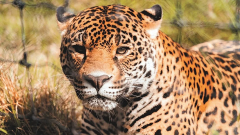
//> input picture ComputerVision/PartialExam/Img/Jaguar1R.png, 240 x 135 px
$ ./PartialExam   (built with g++ and OpenCV 4)
//> lines starting //> are read from the running program, lines starting //| are printed output that depends on the picture; after the words box and inside, x2 and y2 are one past the last pixel; in counts of white or black regions, pixels touching at a corner belong together
#include <opencv2/core/core.hpp>
#include <opencv2/highgui/highgui.hpp>
#include <opencv2/imgproc.hpp>
#include <vector>
#include <iostream>
#include <math.h>
#include <list>

using namespace std;
using namespace cv;

// Auxiliary class to store the classes in which each pixel can be classified.
class Class
{
private:
	int tag;
	int amount;
	Mat Mean;
	Mat Cov;

public:
	Class(int _tag, Mat _Mean, Mat _Cov)
	{
		tag = _tag;
		amount = 0;
		Mean = _Mean;
		Cov = _Cov;
	}

	~Class()
	{
		//std::cout << "Class was destroyed " << this->tag << endl;
	}

	// [4 lines left out: function SetTag, not called in this run]

	int GetTag()
	{
		return this->tag;
	}

	void SetMean(Mat _Mean)
	{
		this->Mean = _Mean;
	}

	Mat GetMean()
	{
		return this->Mean;
	}

	void SetCov(Mat _Cov)
	{
		this->Cov = _Cov;
	}

	Mat GetCov()
	{
		return this->Cov;
	}

	void SetAmount(int _amount)
	{
		this->amount = _amount;
	}

	int GetAmount()
	{
		return this->amount;
	}
};

// Calculate Mahalanobis distance.
double dMahalanobisN(double a, double b, double am, double bm, double s1,
	double s2, double s3)
{
	/*
	   (a,b) vector to calculate its distance.
	   (am, bm)  Class average vector;
	   [s1,s3
	   s3,s2] Class covariance matrix.
	 */
	double det, idet, da, db, D;

	det = s1 * s2 - s3 * s3;
	idet = 1 / det;
	da = a - am;
	db = b - bm;
	D = log(det) + idet * (da * (da * s2 - db * s3) +
		db * (db * s1 - da * s3));
	return D;
}

// Calculate Euclidean distance.
double dEuclidean(double a, double b, double am, double bm, double s1,
	double s2, double s3)
{
	/*
	   (a,b) vector to calculate its distance.
	   (am, bm) Class average vector;
	   [s1,s3
	   s3,s2] Class covariance matrix.
	 */
	double da, db, D;

	da = a - am;
	db = b - bm;
	D = da * da + db * db;
	return D;
}

// Calculate mean and covariance of an image.
int MeanCov(Mat& image, Mat& Mask, Mat& mean, Mat& cov)
{
	float m[2], pm[2], Cv[3], icont;
	int cont;

	mean = Mat::zeros(2, 1, CV_32F);
	cov = Mat::zeros(2, 2, CV_32F);

	Mat_ < Vec3f >::iterator it, itEnd;
	Mat_ < uchar >::iterator itM;

	it = image.begin < Vec3f >();
	itM = Mask.begin < uchar >();
	itEnd = image.end < Vec3f >();
	m[0] = m[1] = 0;
	memset(m, 0, 2 * sizeof(float));
	for (cont = 0; it != itEnd; ++it, ++itM)
	{
		if ((*itM))
		{
			m[0] += (*it)[1];      // We accumulate component a of CIE-Lab
			m[1] += (*it)[2];      // We accumulate component b of CIE-Lab
			cont++;
		}
	}

	if (!cont)
		return -1;
	m[0] /= cont;
	m[1] /= cont;
	mean = Mat(2, 1, CV_32F, m).clone();

	if (cont < 2)
	{
		cov.at < float >(0, 0) = cov.at < float >(1, 1) = 1.;
		return -2;
	}
	it = image.begin < Vec3f >();
	itM = Mask.begin < uchar >();
	memset(Cv, 0, 3 * sizeof(float));
	for (; it != itEnd; ++it, ++itM)
	{
		if ((*itM))
		{
			pm[0] = (*it)[1] - m[0];
			pm[1] = (*it)[2] - m[1];
			Cv[0] += pm[0] * pm[0];
			Cv[1] += pm[1] * pm[1];
			Cv[2] += pm[0] * pm[1];
		}
	}
	icont = 1. / (cont - 1);
	Cv[0] *= icont;
	Cv[1] *= icont;
	Cv[2] *= icont;

	cov.at < float >(0, 0) = Cv[0];
	cov.at < float >(1, 1) = Cv[1];
	cov.at < float >(1, 0) = cov.at < float >(0, 1) = Cv[2];

	return cont;
}

// Check if a class will endure to the next level of the cascade.
bool classEndures(Mat classes, int findTag)
{
	for (int i = 0; i < classes.rows; i++)
	{
		for (int j = 0; j < classes.cols; j++)
		{
			if (classes.at<uchar>(i, j) == findTag)
			{
				return true;
			}
		}
	}
	return false;
}

// Count the amount of classes on every position of the classesMatrix and store it at classesList.
void countClasses(vector<Class>& classesList, Mat classesMatrix)
{
	for (size_t i = 0; i < classesMatrix.rows; i++)
	{
		for (size_t j = 0; j < classesMatrix.cols; j++)
		{
			int tag = classesMatrix.at<uchar>(i, j);

			for (size_t k = 0; k < classesList.size(); k++)
			{
				if (classesList.at(k).GetTag() == tag)
				{
					classesList.at(k).SetAmount(classesList.at(k).GetAmount() + 1);
				}
			}
		}
	}

	for (size_t i = 0; i < classesList.size(); i++)
	{
		std::cout << "Class " << to_string(classesList.at(i).GetTag()) << ": " << to_string(classesList.at(i).GetAmount()) << endl;
	}
}


int main()
{
	Mat frame, fFrame, mMask, labFrame;
	Mat Mean, lastFrame, Cov, M, classes;
	Mat MeanOriginal, CovOriginal;
	int tagId = 0;
	int amountTagsCreate = 2;
	bool finish = false;
	bool covClass1AllCero = false;
	bool covClasss2AllCero = false;
	vector<Class> listClasses;
	vector<Class> listClassesEndures;
	vector<int> currentTags;
	vector<int> newTags;
	vector<int> tempNewTags;
	vector<Mat> imgList;
	vector<Mat> listMatClasses;
	frame = imread("Img/Jaguar1R.png", 1);
//> frame is the input picture: 135 rows x 240 cols, CV_8UC3; mean B, G, R 98.2, 134.6, 167.6

	frame.convertTo(fFrame, CV_32FC3);
	fFrame /= 255;
	cv::cvtColor(fFrame, labFrame, COLOR_BGR2Lab);
//> labFrame: 135 rows x 240 cols, CV_32FC3; mean of channels 0, 1, 2 57.5, 7.9, 24.1
	classes = Mat::ones(fFrame.size(), CV_8UC1);

	for (int i = 0; i < classes.rows; i++)
	{
		for (int j = 0; j < classes.cols; j++)
		{
			classes.at<uchar>(i, j) = 1 + rand() % 2;
		}
	}
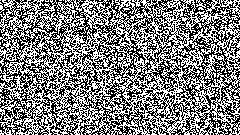
//> classes: 135 rows x 240 cols, CV_8UC1; values 1 (black) and 2 (white), 49.6% white in thin lines or dots

	tagId += 1;
	newTags.push_back(tagId);
	tagId += 1;
	newTags.push_back(tagId);

	// Loop that will keep going as long as new classes are generated.
	while (newTags.size() > 0 && !finish)
	{
		currentTags.clear();
		currentTags.push_back(newTags.front());
		newTags.erase(newTags.begin());
		currentTags.push_back(newTags.front());
		newTags.erase(newTags.begin());

		// Loop that updates the mask to work only with correspinding pixels on the image.
		mMask = Mat::zeros(fFrame.size(), CV_8UC1);
		for (int i = 0; i < classes.rows; i++)
		{
			for (int j = 0; j < classes.cols; j++)
			{
				if (classes.at<uchar>(i, j) == currentTags[0])
				{
					mMask.at<uchar>(i, j) = 1;
				}
			}
		}

		// Check if pixels corresponding to current class 1 have covariance different to cero.
		MeanCov(labFrame, mMask, Mean, Cov);
		if (countNonZero(Cov) < 1)
		{
			covClass1AllCero = true;
			finish = true;
		}
		std::cout << Mean << endl << endl;
		std::cout << Cov << endl << endl;
		Class clase1(currentTags[0], Mean.clone(), Cov.clone());
		listClasses.push_back(clase1);
		listClassesEndures.push_back(clase1);

		// Loop that updates the mask to work only with correspinding pixels on the image.
		mMask = Mat::zeros(fFrame.size(), CV_8UC1);
		for (int i = 0; i < classes.rows; i++)
		{
			for (int j = 0; j < classes.cols; j++)
			{
				if (classes.at<uchar>(i, j) == currentTags[1])
				{
					mMask.at<uchar>(i, j) = 1;
				}
			}
		}

		// Check if pixels corresponding to current class 2 have covariance different to cero.
		MeanCov(labFrame, mMask, Mean, Cov);
		if (countNonZero(Cov) < 1)
		{
			covClasss2AllCero = true;
			finish = true;
		}
		std::cout << Mean << endl << endl;
		std::cout << Cov << endl << endl;
		Class clase2(currentTags[1], Mean.clone(), Cov.clone());
		listClasses.push_back(clase2);
		listClassesEndures.push_back(clase2);

		// Loop that updates to which class belongs every pixel of interest.
		bool changes = false;
		while (!changes && !covClass1AllCero && !covClasss2AllCero)
		{
			for (int i = 0; i < labFrame.rows; i++)
			{
				for (int j = 0; j < labFrame.cols; j++)
				{
					// Check if the pixel of interest belongs to class 1 or class 2.
					if (classes.at<uchar>(i, j) == clase1.GetTag() || classes.at<uchar>(i, j) == clase2.GetTag())
					{
						// Calculate euclidean distance from the pixel to the classes to compare later on.
						double d1 = dEuclidean(labFrame.at<Vec3f>(i, j)[1], labFrame.at<Vec3f>(i, j)[2],
							clase1.GetMean().at<float>(0, 0), clase1.GetMean().at<float>(1, 0),
							clase1.GetCov().at<float>(0, 0), clase1.GetCov().at<float>(1, 1), clase1.GetCov().at<float>(0, 1));

						double d2 = dEuclidean(labFrame.at<Vec3f>(i, j)[1], labFrame.at<Vec3f>(i, j)[2],
							clase2.GetMean().at<float>(0, 0), clase2.GetMean().at<float>(1, 0),
							clase2.GetCov().at<float>(0, 0), clase2.GetCov().at<float>(1, 1), clase2.GetCov().at<float>(0, 1));

						// If the pixel is closer to calss 1 it belongs to it, if not it belongs to class 2.
						if (d1 <= d2)
						{
							if (classes.at<uchar>(i, j) != clase1.GetTag())
							{
								changes = true;
								classes.at<uchar>(i, j) = clase1.GetTag();
							}
						}
						else
						{
							if (classes.at<uchar>(i, j) != clase2.GetTag())
							{
								changes = true;
								classes.at<uchar>(i, j) = clase2.GetTag();
							}
						}
					}

				}
			}

			// Check if a pixel changed class.
			if (changes)
			{
				// Loop that updates the mask to work only with correspinding pixels on the image.
				mMask = Mat::zeros(fFrame.size(), CV_8UC1);
				for (int i = 0; i < classes.rows; i++)
				{
					for (int j = 0; j < classes.cols; j++)
					{
						if (classes.at<uchar>(i, j) == clase1.GetTag())
						{
							mMask.at<uchar>(i, j) = 1;
						}
					}
				}

				// Check if pixels corresponding to current class 1 have covariance different to cero.
				MeanCov(labFrame, mMask, Mean, Cov);
				if (countNonZero(Cov) < 1)
				{
					covClass1AllCero = true;
					if (countNonZero(Mean) < 1)
					{
						std::cout << "stop!" << endl << endl;
					}
				}
				std::cout << Mean << endl << endl;
				std::cout << Cov << endl << endl;
				clase1.SetMean(Mean.clone());
				clase1.SetCov(Cov.clone());

				// Loop that updates the mask to work only with correspinding pixels on the image.
				mMask = Mat::zeros(fFrame.size(), CV_8UC1);
				for (int i = 0; i < classes.rows; i++)
				{
					for (int j = 0; j < classes.cols; j++)
					{
						if (classes.at<uchar>(i, j) == clase2.GetTag())
						{
							mMask.at<uchar>(i, j) = 1;
						}
					}
				}

				// Check if pixels corresponding to current class 2 have covariance different to cero.
				MeanCov(labFrame, mMask, Mean, Cov);
				if (countNonZero(Cov) < 1)
				{
					covClasss2AllCero = true;
					if (countNonZero(Mean) < 1)
					{
						std::cout << "detener" << endl << endl;
					}
				}
				std::cout << Mean << endl << endl;
				std::cout << Cov << endl << endl;
				clase2.SetMean(Mean.clone());
				clase2.SetCov(Cov.clone());
				changes = false;
			}
			else
			{
				changes = true;
			}
		}

		// When there is no more change on classes with the euclidean distance the move to do the same process with
		// Mahalanobis distances.
		changes = false;
		while (!changes && !covClass1AllCero && !covClasss2AllCero)
		{
			for (int i = 0; i < labFrame.rows; i++)
			{
				for (int j = 0; j < labFrame.cols; j++)
				{
					// Check if the pixel of interest belongs to class 1 or class 2.
					if (classes.at<uchar>(i, j) == clase1.GetTag() || classes.at<uchar>(i, j) == clase2.GetTag())
					{
						// Calculate Mahalanobis distance from the pixel to the classes to compare later on.
						double d1 = dMahalanobisN(labFrame.at<Vec3f>(i, j)[1], labFrame.at<Vec3f>(i, j)[2],
							clase1.GetMean().at<float>(0, 0), clase1.GetMean().at<float>(1, 0),
							clase1.GetCov().at<float>(0, 0), clase1.GetCov().at<float>(1, 1), clase1.GetCov().at<float>(0, 1));

						double d2 = dMahalanobisN(labFrame.at<Vec3f>(i, j)[1], labFrame.at<Vec3f>(i, j)[2],
							clase2.GetMean().at<float>(0, 0), clase2.GetMean().at<float>(1, 0),
							clase2.GetCov().at<float>(0, 0), clase2.GetCov().at<float>(1, 1), clase2.GetCov().at<float>(0, 1));

						// If the pixel is closer to calss 1 it belongs to it, if not it belongs to class 2.
						if (d1 <= d2)
						{
							if (classes.at<uchar>(i, j) != clase1.GetTag())
							{
								changes = true;
								classes.at<uchar>(i, j) = clase1.GetTag();
							}
						}
						else
						{
							if (classes.at<uchar>(i, j) != clase2.GetTag())
							{
								changes = true;
								classes.at<uchar>(i, j) = clase2.GetTag();
							}
						}
					}
				}
			}

			// Check if a pixel changed class.
			if (changes)
			{
				// Loop that updates the mask to work only with correspinding pixels on the image.
				mMask = Mat::zeros(fFrame.size(), CV_8UC1);
				for (int i = 0; i < classes.rows; i++)
				{
					for (int j = 0; j < classes.cols; j++)
					{
						if (classes.at<uchar>(i, j) == clase1.GetTag())
						{
							mMask.at<uchar>(i, j) = 1;
						}
					}
				}

				// Check if pixels corresponding to current class 1 have covariance different to cero.
				MeanCov(labFrame, mMask, Mean, Cov);
				if (countNonZero(Cov) < 1)
				{
					covClass1AllCero = true;
					if (countNonZero(Mean) < 1)
					{
						std::cout << "stop!" << endl << endl;
					}
				}
				std::cout << Mean << endl << endl;
				std::cout << Cov << endl << endl;
				clase1.SetMean(Mean.clone());
				clase1.SetCov(Cov.clone());

				// Loop that updates the mask to work only with correspinding pixels on the image.
				mMask = Mat::zeros(fFrame.size(), CV_8UC1);
				for (int i = 0; i < classes.rows; i++)
				{
					for (int j = 0; j < classes.cols; j++)
					{
						if (classes.at<uchar>(i, j) == clase2.GetTag())
						{
							mMask.at<uchar>(i, j) = 1;
						}
					}
				}

				// Check if pixels corresponding to current class 2 have covariance different to cero.
				MeanCov(labFrame, mMask, Mean, Cov);
				if (countNonZero(Cov) < 1)
				{
					covClasss2AllCero = true;
					if (countNonZero(Mean) < 1)
					{
						std::cout << "stop!" << endl << endl;
					}
				}
				std::cout << Mean << endl << endl;
				std::cout << Cov << endl << endl;
				clase2.SetMean(Mean.clone());
				clase2.SetCov(Cov.clone());
				changes = false;
			}
			else
			{
				changes = true;
			}
		}

		// When all pixels have been put into a class and there are no more changes to make we say we are finished.
		if (!finish)
		{
			// If classes have cov cero we remomve those clasess so they do not endure.
			if (covClass1AllCero && covClasss2AllCero)
			{
				for (size_t i = 0; i < listClassesEndures.size(); i++)
				{
					if (listClassesEndures.at(i).GetTag() == clase1.GetTag() || listClassesEndures.at(i).GetTag() == clase2.GetTag())
					{
						listClassesEndures.erase(listClassesEndures.begin() + i);
						i--;
					}
				}
				covClass1AllCero = false;
				covClasss2AllCero = false;
			}

			// Check if current class 1 or 2 endure, and then set this tag as parent tag.
			if (!classEndures(classes, clase1.GetTag()) || !classEndures(classes, clase2.GetTag()))
			{
				int etiquetaPadre = -1;

				for (int i = 0; i < classes.rows; i++)
				{
					for (int j = 0; j < classes.cols; j++)
					{
						if (classes.at<uchar>(i, j) == clase1.GetTag() || classes.at<uchar>(i, j) == clase2.GetTag())
						{
							if (etiquetaPadre == -1)
							{
								if (listMatClasses.size() == 0)
								{
									etiquetaPadre = clase1.GetTag();
								}
								else
								{
									etiquetaPadre = listMatClasses.at(listMatClasses.size() - 1).at<uchar>(i, j);
								}
							}
							classes.at<uchar>(i, j) = etiquetaPadre;
						}
					}
				}

				// Remove current class 1 and 2 tags from listClassesEndures, also remove parent tag.
				for (size_t i = 0; i < listClassesEndures.size(); i++)
				{
					if (listClassesEndures.at(i).GetTag() == clase1.GetTag() || listClassesEndures.at(i).GetTag() == clase2.GetTag() || listClassesEndures.at(i).GetTag() == etiquetaPadre)
					{
						listClassesEndures.erase(listClassesEndures.begin() + i);
						i--;
					}
				}

				if (listClassesEndures.size() == 0)
				{
					finish = true;
				}
			}
		}

		// If there are new tags we continue.
		if (newTags.size() == 0 && !finish)
		{
			// Remove any class that could be in listClassesEndures but does not endure.
			for (int i = 0; i < listClassesEndures.size(); i++)
			{
				if (!classEndures(classes, listClassesEndures.at(i).GetTag()))
				{
					listClassesEndures.erase(listClassesEndures.begin() + i);
					i--;
				}

				if (listClassesEndures.size() == 0)
				{
					finish = true;
				}
			}

			listMatClasses.push_back(classes.clone());
			Mat labFrameCopy = labFrame.clone();

			for (int i = 0; i < classes.rows; i++)
			{
				for (int j = 0; j < classes.cols; j++)
				{
					int tempEtiqueta = classes.at<uchar>(i, j);
					for (int k = 0; k < listClasses.size(); k++)
					{
						if (listClasses.at(k).GetTag() == tempEtiqueta)
						{
							labFrameCopy.at<Vec3f>(i, j)[1] = listClasses.at(k).GetMean().at<float>(0, 0);
							labFrameCopy.at<Vec3f>(i, j)[2] = listClasses.at(k).GetMean().at<float>(1, 0);
						}
					}
				}
			}

			Mat BGRFrame;
			Mat exitFrame;
			cv::cvtColor(labFrameCopy, BGRFrame, COLOR_Lab2BGR);
			BGRFrame *= 255;
			BGRFrame.convertTo(exitFrame, CV_8UC3);
			imgList.push_back(exitFrame);

			// If not finished create new tags to continue.
			if (!finish)
			{
				amountTagsCreate = listClassesEndures.size() * 2;

				for (int i = 0; i < amountTagsCreate; i++)
				{
					tagId += 1;
					newTags.push_back(tagId);
				}

				tempNewTags = newTags;

				// Assign two child classes to all classes that endure.
				for (int i = 0; i < listClassesEndures.size(); i++)
				{
					int firstChild = tempNewTags.front();
					tempNewTags.erase(tempNewTags.begin());

					int secondChild = tempNewTags.front();
					tempNewTags.erase(tempNewTags.begin());

					bool alternate = true;

					for (int j = 0; j < classes.rows; j++)
					{
						for (int k = 0; k < classes.cols; k++)
						{
							if (classes.at<uchar>(j, k) == listClassesEndures.at(i).GetTag())
							{
								if (alternate)
								{
									classes.at<uchar>(j, k) = firstChild;
									alternate = !alternate;
								}
								else
								{
									classes.at<uchar>(j, k) = secondChild;
								}
							}
						}
					}
				}
			}
		}
		covClass1AllCero = false;
		covClasss2AllCero = false;
	}
//> this loop made 128 passes
//> (tag in Class, Mean in Class, Cov in Class, tag in Class (second call), Mean in Class (second call), Cov in Class (second call), amountTagsCreate, tagId) on passes 1, 3, 7, 15: (1, [7.95, 24.15], [[63.75, 36.11], [36.11, 189.2]], 2, [7.94, 24], [[64.08, 36.97], [36.97, 190]], 4, 6), (5, [5.09, 17.59], [[1, 0], [0, 1]], 6, [6.05, 10.93], [[20.14, 24.92], [24.92, 47.13]], 8, 14), (13, [3.12, 7.62], [[1, 0], [0, 1]], 14, [2.96, 5.3], [[7.01, 4.81], [4.81, 9.8]], 16, 30), (29, [0.0312, 4.06], [[1, 0], [0, 1]], 30, [1.22, 2.77], [[3.08, 0.179], [0.179, 3.4]], 32, 62)
//> (printed output is left out)
//> pass 1, `if (!classEndures(classes, clase1.GetTag()) || !classEndures(classes, ..`:
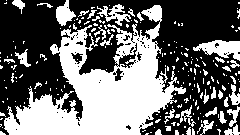
//> classes: 135 rows x 240 cols, CV_8UC1; values 1 (black) and 2 (white), 42.4% white; 207 white regions (172 under 20 px), largest, box (x1, y1, x2, y2) and area: (4, 5, 186, 135) 10182, (193, 40, 240, 61) 547, (97, 4, 131, 26) 295
//> pass 1, `cv::cvtColor(labFrameCopy, BGRFrame, COLOR_Lab2BGR);`:
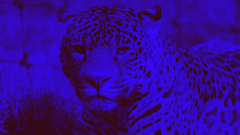
//> labFrameCopy: 135 rows x 240 cols, CV_32FC3; mean B, G, R 57.5, 7.9, 24.1; drawn with min black and max white
//> after the loop:
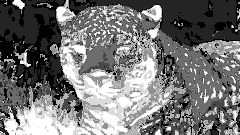
//> listMatClasses[2]: 135 rows x 240 cols, CV_8UC1; min 7, max 14, mean 10.2; drawn with min black and max white
//> after the loop:
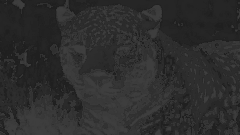
//> listMatClasses[4]: 135 rows x 240 cols, CV_8UC1; min 31, max 62, mean 45.3
//> after the loop:
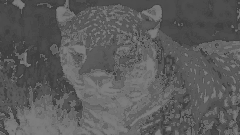
//> listMatClasses[5]: 135 rows x 240 cols, CV_8UC1; min 63, max 126, mean 92.1
//> after the loop:
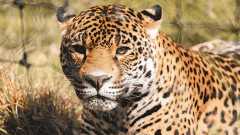
//> imgList[3]: 135 rows x 240 cols, CV_8UC3; mean B, G, R 100.1, 135.8, 163.7

	countClasses(listClasses, classes);

	// Show resulting images.
	for (int i = 0; i < imgList.size(); i++)
	{
		ostringstream cadena;
		cadena << "Ite " << i << " :";
		imshow(cadena.str(), imgList.at(i));
		waitKey(0);
	}
//> this loop made 7 passes

	return 0;
}

$ run again, with ComputerVision/PartialExam/Img/ImgEjemplo2R.png copied over ComputerVision/PartialExam/Img/Jaguar1R.png
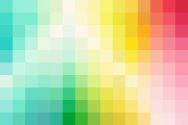
//> input picture ComputerVision/PartialExam/Img/ImgEjemplo2R.png, 188 x 125 px
//> frame is the input picture: 125 rows x 188 cols, CV_8UC3; mean B, G, R 163.6, 212.4, 201.6
//> labFrame: 125 rows x 188 cols, CV_32FC3; mean of channels 0, 1, 2 84.4, -8.3, 24.2
//> after the loop `for (int i = 0; i < classes.rows; i++)`:
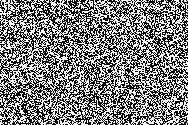
//> classes: 125 rows x 188 cols, CV_8UC1; values 1 (black) and 2 (white), 49.5% white in thin lines or dots
//> the loop `while (newTags.size() > 0 && !finish)` made 128 passes
//> (tag in Class, Mean in Class, Cov in Class, tag in Class (second call), Mean in Class (second call), Cov in Class (second call), amountTagsCreate, tagId) on passes 1, 3, 7, 15: (1, [-8.31, 24.12], [[747.6, 54.9], [54.9, 606.8]], 2, [-8.27, 24.28], [[745.8, 53.92], [53.92, 610.5]], 4, 6), (5, [-4.61, 18.28], [[1, 0], [0, 1]], 6, [1.75, 37.81], [[880.1, -272.7], [-272.7, 557.4]], 8, 14), (13, [-4.61, 18.28], [[1, 0], [0, 1]], 14, [-13.79, 48.7], [[343.5, 77.08], [77.08, 362.1]], 16, 30), (29, [-12.72, 54.14], [[1, 0], [0, 1]], 30, [-7.77, 68.55], [[138.9, 19.78], [19.78, 52.06]], 32, 62)
//> (printed output is left out)
//> after the loop `while (newTags.size() > 0 && !finish)`:
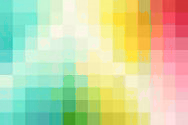
//> imgList[5]: 125 rows x 188 cols, CV_8UC3; mean B, G, R 165.4, 212.2, 202.1
//> the loop `for (int i = 0; i < imgList.size(); i++)` made 7 passes

$ run again, with ComputerVision/PartialExam/Img/ImgEjemplo3R.png copied over ComputerVision/PartialExam/Img/Jaguar1R.png
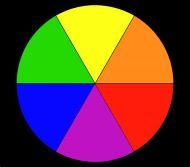
//> input picture ComputerVision/PartialExam/Img/ImgEjemplo3R.png, 190 x 167 px
//> frame is the input picture: 167 rows x 190 cols, CV_8UC3; mean B, G, R 52.5, 66.9, 100
//> labFrame: 167 rows x 190 cols, CV_32FC3; mean of channels 0, 1, 2 37.5, 17.4, 14.2
//> after the loop `for (int i = 0; i < classes.rows; i++)`:
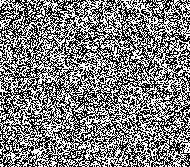
//> classes: 167 rows x 190 cols, CV_8UC1; values 1 (black) and 2 (white), 49.6% white in thin lines or dots
//> the loop `while (newTags.size() > 0 && !finish)` made 20 passes
//> (tag in Class, Mean in Class, Cov in Class, tag in Class (second call), Mean in Class (second call), Cov in Class (second call), changes, covClass1AllCero) on passes 1, 3, 5: (1, [17.53, 13.61], [[2148.7, -1412.5], [-1412.5, 3364.4]], 2, [17.19, 14.8], [[2194.2, -1413.6], [-1413.6, 3365.9]], true, false), (5, [-12.64, 50.8], [[1, 0], [0, 1]], 6, [5.4, 73.48], [[3167.6, -334.2], [-334.2, 139.6]], true, false), (9, [-12.64, 50.8], [[1, 0], [0, 1]], 10, [48.16, 66.14], [[1037.5, -84.42], [-84.42, 59.53]], true, false)
//> (printed output is left out)
//> after the loop `while (newTags.size() > 0 && !finish)`: newTags = 22 values from 41 to 62; covClass1AllCero = false; finish = true; listClassesEndures = 20 items; covClasss2AllCero = false
//> the loop in countClasses, `for (size_t i = 0; i < classesList.size(); i++)` made 40 passes
//| Class 1: 19095
//| Class 2: 0
//| Class 3: 0
//| Class 4: 0
//| Class 5: 0
//> (output is shown up to pass 5 of 40)
//> the loop `for (int i = 0; i < imgList.size(); i++)` made 5 passes
//> pass 2, `imshow(cadena.str(), imgList.at(i));`:
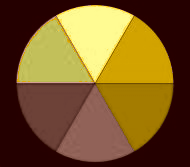
//> window 'Ite 1 :': 167 rows x 190 cols, CV_8UC3; mean B, G, R 36.8, 88.4, 122.4
